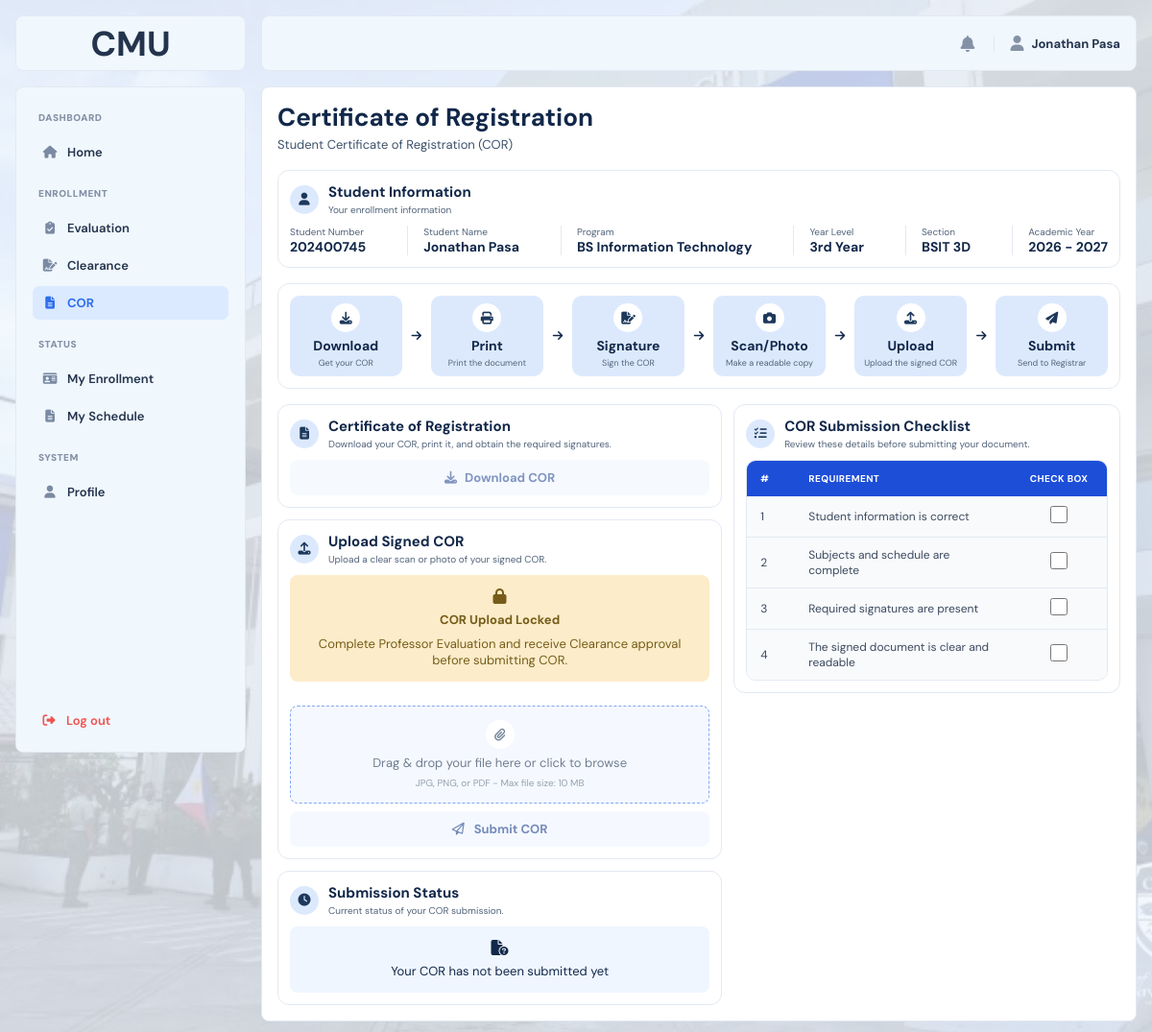
The app's page /?page=cor (signed in) with its own data.
### tables this page shows
CREATE TABLE `students` (
  `student_id` int(10) UNSIGNED NOT NULL,
  `user_id` int(10) UNSIGNED DEFAULT NULL,
  `student_number` varchar(50) NOT NULL,
  `first_name` varchar(100) NOT NULL,
  `middle_name` varchar(100) DEFAULT NULL,
  `last_name` varchar(100) NOT NULL,
  `program` varchar(100) NOT NULL,
  `year_level` int(11) NOT NULL,
  `section` varchar(50) DEFAULT NULL,
  `email` varchar(100) NOT NULL,
  `phone` varchar(20) DEFAULT NULL,
  `password_hash` varchar(255) NOT NULL,
  `enrollment_phase` enum('NOT_STARTED','EVALUATION','CLEARANCE','COR','ENROLLED') NOT NULL DEFAULT 'NOT_STARTED',
  `enrollment_status` varchar(50) NOT NULL DEFAULT 'Closed',
  `created_at` datetime NOT NULL DEFAULT current_timestamp()
);

### index.php (called while the page is built, shortened)
<?php
$pages = [
    'home_main' => 'main/home_main.php',
    'course_offering' => 'main/course_offering.php',
    'faculty_evaluation' => 'main/faculty_evaluation.php',
    'evaluation_form' => 'main/evaluation_form.php',
    'clearance_main' => 'main/clearance_main.php',
    'cor' => 'main/cor.php',
    'my_enrollment' => 'main/my_enrollment.php',
    'profile' => 'main/profile.php',
    'admin_home' => 'admin/admin_home.php',
    'enrollment_period' => 'admin/enrollment_period.php',
    'student_enrollment' => 'admin/student_enrollment.php',
    'clearance_submissions' => 'admin/clearance_submissions.php',
    'cor_submissions' => 'admin/cor_submissions.php',
    'course_offerings' => 'admin/course_offerings.php',
    'course_management' => 'admin/course_management.php',
    'student_management' => 'admin/student_management.php',
    'login' => 'auth/login.php',
    'forget' => 'auth/forget.php',
    'verification' => 'auth/verification.php',
    'reset' => 'auth/reset.php',
    'set_password' => 'auth/set_password.php',
    'error404' => 'error/error404.php',
    'maintenance' => 'error/maintenance.php',
    'sample' => 'sample.php',
];
$page = $_GET['page'] ?? 'login';
require FRONTEND_PATH . '/pages/' . $pages[$page];

### backend/models/student.php (called while the page is built, shortened)
<?php
function student_find_by_id(mysqli $conn, int $student_id): ?array
{
    $stmt = $conn->prepare(
        'SELECT
            s.student_id,
            s.user_id,
            s.student_number,
            s.first_name,
            s.middle_name,
            s.last_name,
            s.program,
            s.year_level,
            s.section,
            s.email,
            s.phone,
            u.role,
            s.enrollment_phase
         FROM students s
         INNER JOIN users u
            ON u.user_id = s.user_id
         WHERE s.student_id = ?
         LIMIT 1'
    );
    $stmt->bind_param('i', $student_id);
    $stmt->execute();
    $row = $stmt->get_result()->fetch_assoc();
    return $row ?: null;
}

### frontend/pages/main/cor.php (the view, shortened to what this page needs)
<?php
require_once dirname(__DIR__, 3) . '/backend/bootstrap.php';
require_once dirname(__DIR__, 3) . '/backend/models/student.php';
$studentId = $_SESSION['student_id'] ?? null;
$student = student_find_by_id($conn, (int) $studentId);
$studentNumber = $student['student_number'] ?? '';
$studentName = trim(
    ($student['first_name'] ?? '') . ' ' .
    ($student['middle_name'] ?? '') . ' ' .
    ($student['last_name'] ?? '')
);
$programName = $student['program'] ?? '';
$yearLevel = (int) ($student['year_level'] ?? 0);
$sectionName = $student['section'] ?? '';
$academicYear = '2026-2027';
function cor_year_level(int $yearLevel): string
{
    return match ($yearLevel) {
        1 => '1st Year',
        2 => '2nd Year',
        3 => '3rd Year',
        4 => '4th Year',
        default => $yearLevel . 'th Year'
    };
}
$settingsStmt = $conn->prepare(
    'SELECT enrollment_status, semester, school_year
     FROM system_settings
     WHERE setting_id = 1
     LIMIT 1'
);
$settingsStmt->execute();
$settings = $settingsStmt->get_result()->fetch_assoc();
$academicYear = $settings['school_year'] ?? $academicYear;
$currentPeriodId = null;
if ($settings) {
    $periodStmt = $conn->prepare(
        'SELECT period_id FROM enrollment_periods
         WHERE semester = ? AND school_year = ? LIMIT 1'
    );
    $periodStmt->bind_param('ss', $settings['semester'], $settings['school_year']);
    $periodStmt->execute();
    $periodRow = $periodStmt->get_result()->fetch_assoc();
    $currentPeriodId = $periodRow ? (int) $periodRow['period_id'] : null;
}
$latestCorSubmission = null;
if ($currentPeriodId !== null) {
    $stmt = $conn->prepare(
        'SELECT cor_submission_id, file_name, file_path, submitted_at,
                status, reviewed_at, rejection_reason
         FROM cor_submissions
         WHERE student_id = ? AND period_id = ?
         ORDER BY cor_submission_id DESC LIMIT 1'
    );
    $stmt->bind_param('ii', $studentId, $currentPeriodId);
    $stmt->execute();
    $latestCorSubmission = $stmt->get_result()->fetch_assoc();
}
$corStatus = $latestCorSubmission['status'] ?? 'NOT_SUBMITTED';
$hasApprovedClearance = false;
if ($settings) {
    $clearanceStmt = $conn->prepare(
        'SELECT clearance_id
         FROM clearance_submissions
         WHERE student_id = ?
           AND semester = ?
           AND school_year = ?
           AND status = "APPROVED"
         LIMIT 1'
    );
    $clearanceStmt->bind_param(
        'iss',
        $studentId,
        $settings['semester'],
        $settings['school_year']
    );
    $clearanceStmt->execute();
    $hasApprovedClearance = (bool)
        $clearanceStmt->get_result()->fetch_assoc();
}
$corUnlocked =
    ($student['enrollment_phase'] ?? '') === 'CLEARANCE'
    && $hasApprovedClearance
    && $currentPeriodId !== null
    && ($settings['enrollment_status'] ?? '') === 'OPEN';
$canDownloadCor = $currentPeriodId !== null
    && $hasApprovedClearance
    && in_array(($student['enrollment_phase'] ?? ''), ['CLEARANCE', 'COR', 'ENROLLED'], true)
    && (($settings['enrollment_status'] ?? '') === 'OPEN' || $corStatus === 'APPROVED');
$canUpload = $corUnlocked && in_array(
    $corStatus,
    ['NOT_SUBMITTED', 'REJECTED'],
    true
);
$steps = [
    ['icon' => 'fa-download', 'title' => 'Download', 'text' => 'Get your COR'],
    ['icon' => 'fa-print', 'title' => 'Print', 'text' => 'Print the document'],
    ['icon' => 'fa-file-signature', 'title' => 'Signature', 'text' => 'Sign the COR'],
    ['icon' => 'fa-camera', 'title' => 'Scan/Photo', 'text' => 'Make a readable copy'],
    ['icon' => 'fa-upload', 'title' => 'Upload', 'text' => 'Upload the signed COR'],
    ['icon' => 'fa-paper-plane', 'title' => 'Submit', 'text' => 'Send to Registrar'],
];
$corChecklist = [
    'Student information is correct',
    'Subjects and schedule are complete',
    'Required signatures are present',
    'The signed document is clear and readable',
];
$statusMap = [
    'NOT_SUBMITTED' => ['icon' => 'fa-file-circle-question', 'class' => '', 'text' => 'Your COR has not been submitted yet'],
    'PENDING' => ['icon' => 'fa-clock', 'class' => 'is-pending', 'text' => 'Your COR is waiting for Registrar review'],
    'APPROVED' => ['icon' => 'fa-circle-check', 'class' => 'is-approved', 'text' => 'Your COR has been approved'],
    'REJECTED' => ['icon' => 'fa-circle-xmark', 'class' => 'is-rejected', 'text' => 'Your COR was rejected. Please upload a corrected copy'],
];
$statusView = $statusMap[$corStatus] ?? $statusMap['NOT_SUBMITTED'];
?>
<!DOCTYPE html>
<html lang="en">
<head>
    <link rel="stylesheet" href="<?= BASE_URL ?>frontend/assets/css/main.css">
    <link rel="stylesheet" href="<?= BASE_URL ?>frontend/assets/css/student.css">
    <link rel="stylesheet"
          href="https://cdnjs.cloudflare.com/ajax/libs/font-awesome/6.5.2/css/all.min.css">
</head>
<body>
<div class="layout">
    <div class="imglogo">
        <span>CMU</span>
    </div>
    <?php require FRONTEND_PATH . 'includes/sidebar.php'; ?>
    <div class="overlay" id="overlay"></div>
    <div class="main">
        <?php require FRONTEND_PATH . 'includes/topbar.php'; ?>
        <div class="content">
            <section class="page-heading"><h1>Certificate of Registration</h1><p>Student Certificate of Registration (COR)</p></section>
<section class="cl-card">
  <div class="cl-card-head"><span class="co-icon"><i class="fa-solid fa-user"></i></span><div><h2>Student Information</h2><p>Your enrollment information</p></div></div>
  <div class="cl-info">
    <div class="cl-info-item"><small>Student Number</small><strong><?= e($studentNumber) ?></strong></div>
    <div class="cl-info-item"><small>Student Name</small><strong><?= e($studentName) ?></strong></div>
    <div class="cl-info-item"><small>Program</small><strong><?= e($programName) ?></strong></div>
    <div class="cl-info-item"><small>Year Level</small><strong><?= e(cor_year_level($yearLevel)) ?></strong></div>
    <div class="cl-info-item"><small>Section</small><strong><?= e($sectionName) ?></strong></div>
    <div class="cl-info-item"><small>Academic Year</small><strong><?= e($academicYear) ?></strong></div>
  </div>
</section>
<section class="cl-card cl-steps" aria-label="COR submission steps">
  <?php foreach ($steps as $i => $step): ?>
    <div class="cl-step"><span class="co-icon"><i class="fa-solid <?= e($step['icon']) ?>"></i></span><h3><?= e($step['title']) ?></h3><p><?= e($step['text']) ?></p></div>
    <?php if ($i < count($steps) - 1): ?><i class="fa-solid fa-arrow-right cl-step-arrow" aria-hidden="true"></i><?php endif; ?>
  <?php endforeach; ?>
</section>
<section class="cl-grid">
  <div class="cl-col">
    <div class="cl-card">
      <div class="cl-card-head"><span class="co-icon"><i class="fa-solid fa-file-lines"></i></span><div><h2>Certificate of Registration</h2><p>Download your COR, print it, and obtain the required signatures.</p></div></div>
      <a href="<?= $canDownloadCor ? BASE_URL . 'backend/api/download_cor.php' : '#' ?>" class="cl-action" id="downloadCorButton" style="display:inline-flex;align-items:center;justify-content:center;gap:8px;text-decoration:none<?= $canDownloadCor ? '' : ';opacity:.55;cursor:not-allowed' ?>" <?= $canDownloadCor ? '' : 'aria-disabled="true" onclick="return false;" title="Clearance approval is required before downloading COR"' ?>><i class="fa-solid fa-download"></i> Download COR</a>
    </div>
    <div class="cl-card">
      <div class="cl-card-head"><span class="co-icon"><i class="fa-solid fa-upload"></i></span><div><h2>Upload Signed COR</h2><p>Upload a clear scan or photo of your signed COR.</p></div></div>
      <?php if (!$corUnlocked && $corStatus !== 'APPROVED'): ?>
        <div class="cl-status is-pending" style="margin-bottom:15px" role="status"><i class="fa-solid fa-lock"></i><strong>COR Upload Locked</strong><span>
          <?php if (!$currentPeriodId): ?>The active enrollment period has not been configured. Please contact the Registrar.
          <?php elseif (($settings['enrollment_status'] ?? '') !== 'OPEN'): ?>The enrollment period is currently closed.
          <?php elseif ($corStatus === 'PENDING'): ?>Your COR is pending Registrar review.
          <?php else: ?>Complete Professor Evaluation and receive Clearance approval before submitting COR.<?php endif; ?>
        </span></div>
      <?php endif; ?>
      <form action="<?= BASE_URL ?>backend/api/submit_cor.php" method="POST" enctype="multipart/form-data" id="corForm">
        <label class="cl-dropzone <?= $canUpload ? '' : 'is-disabled' ?>" id="dropzone" for="corFile">
          <span class="co-icon"><i class="fa-solid fa-paperclip"></i></span>
          <span class="cl-drop-title" id="dropTitle">Drag &amp; drop your file here or click to browse</span>
          <span class="cl-drop-hint" id="dropHint">JPG, PNG, or PDF - Max file size: 10 MB</span>
        </label>
        <button type="submit" class="cl-action" id="corSubmit" disabled><i class="fa-regular fa-paper-plane"></i> Submit COR</button>
      </form>
    </div>
    <div class="cl-card">
      <div class="cl-card-head"><span class="co-icon"><i class="fa-solid fa-clock"></i></span><div><h2>Submission Status</h2><p>Current status of your COR submission.</p></div></div>
      <div class="cl-status <?= e($statusView['class']) ?>" role="status"><i class="fa-solid <?= e($statusView['icon']) ?>"></i><?= e($statusView['text']) ?></div>
    </div>
  </div>
  <div class="cl-card cl-checklist">
    <div class="cl-card-head"><span class="co-icon"><i class="fa-solid fa-list-check"></i></span><div><h2>COR Submission Checklist</h2><p>Review these details before submitting your document.</p></div></div>
    <div class="cl-table-wrap"><table class="cl-table">
      <thead><tr><th class="col-num">#</th><th>Requirement</th><th class="col-check">Check Box</th></tr></thead>
      <tbody><?php foreach ($corChecklist as $i => $item): ?>
        <tr><td class="col-num"><?= $i + 1 ?></td><td><?= e($item) ?></td><td class="col-check"><input type="checkbox" class="cl-checkbox" aria-label="<?= e($item) ?>"></td></tr>
      <?php endforeach; ?></tbody>
    </table></div>
  </div>
</section>
</div></div></div>
</body>
</html>

### frontend/assets/css/main.css (style rules this page uses)
:root { --graystuble: #F8FAFC; --bluesubtle: #F0F7FD; --primary: #2f6fed; --primary-dark: #1c3f8f; --text: #24344d; --muted: #8592a6; --panel: #fbfcfe; --white: #ffffff; --border: #e3e9f2; --chip-bg: #eef1f6; --chip-color: #5b6b85; --blue: #2f6fed; --blue-bg: #dce9fd; --light-blue: #f8fafc; --lightest-blue: #eff6ff; --green: #2fb872; --green-bg: #d9f3e4; --orange: #f0a021; --orange-bg: #fcecc9; --danger: #ef5350; --danger-bg: #fbdedd; --table-head-bg: #1e293f; --table-head-text: #ffffff; --tips-grad-start: #1c3f8f; --tips-grad-end: #2f6fed; --tips-icon-bg: rgba(255, 255, 255, 0.2); --tips-text: rgba(255, 255, 255, 0.9); --teal: #0f9aa0; --teal-bg: #d7f1f2; --radius-sm: 8px; --radius-md: 14px; --sidebar-w: 240px; }
* { box-sizing: border-box; }
html, body { margin: 0; padding: 0; min-height: 100%; }
body { background-image: url('../img/cmu.png'); background-size: cover; background-position: center; background-repeat: no-repeat; font-family: "DM Sans", sans-serif; color: var(--text); overflow-x: hidden; }
a { color: inherit; text-decoration: none; }
button, input, textarea, select { font-family: inherit; }
.layout { display: grid; grid-template-columns: 240px minmax(0, 1fr); grid-template-rows: 58px minmax(0, 1fr); gap: 16px; width: 100%; min-height: 100vh; background: rgb(240, 247, 253, 0.8); padding: 16px; }
.imglogo { grid-column: 1; grid-row: 1; display: flex; align-items: center; justify-content: center; padding: 16px; background: var(--bluesubtle); border: 1px solid var(--border); border-radius: var(--radius-sm); }
.imglogo span { font-size: 36px; font-weight: 700; }
.main { grid-column: 2; grid-row: 1 / 3; display: grid; grid-template-rows: 58px minmax(0, 1fr); gap: 16px; min-width: 0; min-height: 0; background: transparent; }
.content { width: 100%; min-width: 0; min-height: 0; padding: 16px; background: var(--bluesubtle); border: 1px solid var(--border); border-radius: var(--radius-sm); overflow-y: auto; }
.content { display: flex; flex-direction: column; gap: 16px; width: 100%; min-width: 0; min-height: 0; padding: 16px; background: var(--white); border: 1px solid var(--border); border-radius: var(--radius-sm); overflow-y: auto; }
@media (min-width: 769px) { .layout > .imglogo { position: fixed; top: 16px; left: 16px; width: var(--sidebar-w, 240px); height: 58px; z-index: 31; } }

### records on screen
students: student_number "202400745", studentName "Jonathan Pasa", program "BS Information Technology", year_level "3rd Year", section "BSIT 3D"

### other values on screen
$section['title'] "ENROLLMENT"
$item['label'] "Evaluation"
$item['label'] "Clearance"
$item['label'] "COR"
$section['title'] "STATUS"
$item['label'] "My Enrollment"
$item['label'] "My Schedule"
$section['title'] "SYSTEM"
$item['label'] "Profile"
$userName "Jonathan Pasa"
$academicYear "2026 - 2027"
$step['title'] "Download"
$step['text'] "Get your COR"
$step['title'] "Print"
$step['text'] "Print the document"
